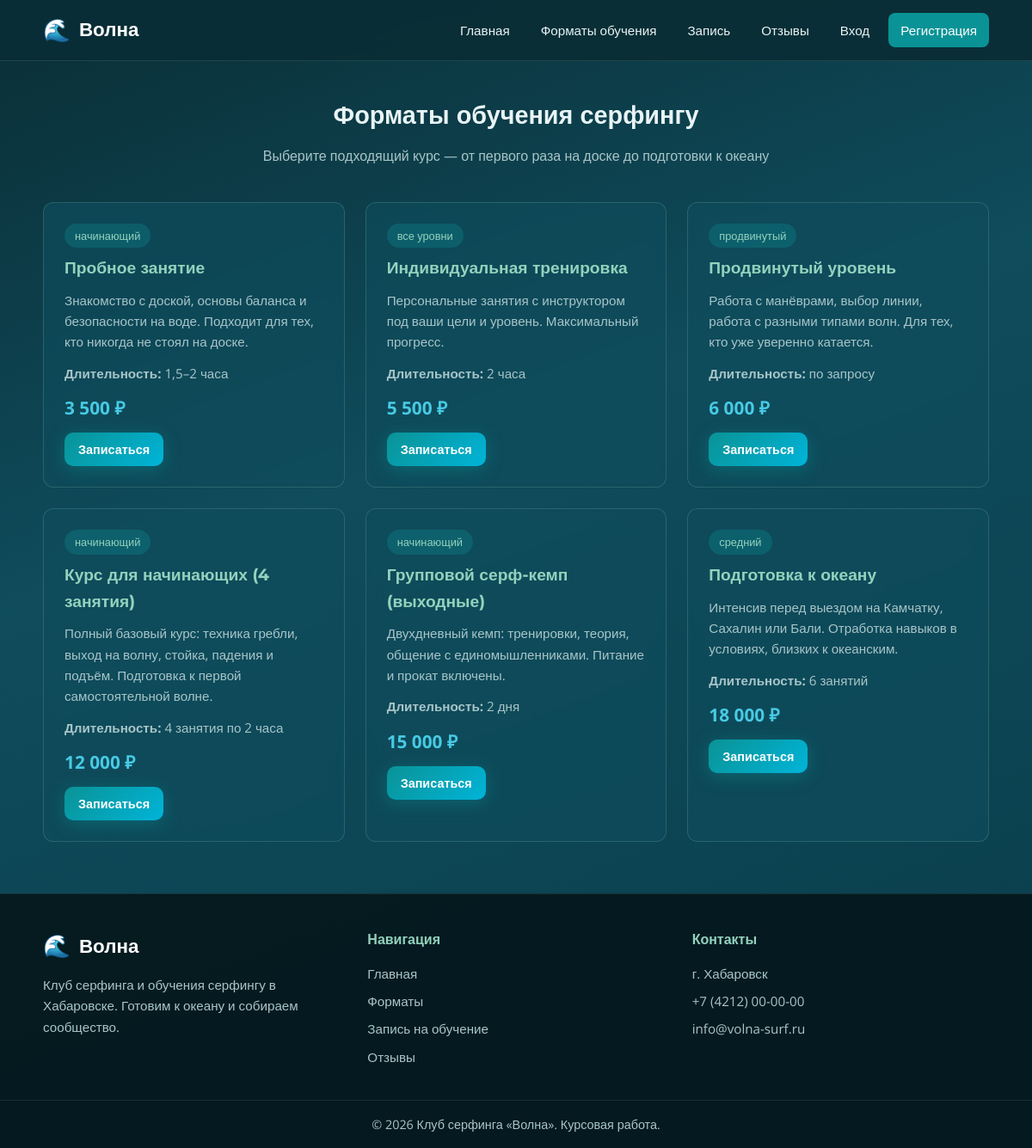
The page /formats.php on the database its author committed.
### tables this page shows
CREATE TABLE IF NOT EXISTS training_formats (
    id INT AUTO_INCREMENT PRIMARY KEY,
    title VARCHAR(100) NOT NULL,
    description TEXT,
    duration VARCHAR(50),
    price DECIMAL(10,2) NOT NULL DEFAULT 0,
    level ENUM('начинающий', 'средний', 'продвинутый', 'все уровни') DEFAULT 'начинающий',
    is_active TINYINT(1) DEFAULT 1
);

### config.php (called while the page is built, shortened)
<?php
function isLoggedIn() {
    return isset($_SESSION['user_id']);
}
function e($str) {
    return htmlspecialchars($str ?? '', ENT_QUOTES, 'UTF-8');
}
?>

### formats.php (the view, shortened to what this page needs)
<?php
require_once 'config.php';
$pdo = getDB();
$formats = $pdo->query("SELECT * FROM training_formats WHERE is_active = 1 ORDER BY price")->fetchAll();
require_once 'includes/header.php';
?>
<div class="container">
    <h1 class="section-title">Форматы обучения серфингу</h1>
    <p class="section-sub">Выберите подходящий курс — от первого раза на доске до подготовки к океану</p>
    <div class="cards">
        <?php foreach ($formats as $f): ?>
        <div class="card">
            <span class="level"><?= e($f['level']) ?></span>
            <h3><?= e($f['title']) ?></h3>
            <p><?= e($f['description']) ?></p>
            <p><strong>Длительность:</strong> <?= e($f['duration']) ?></p>
            <div class="price"><?= number_format($f['price'], 0, '', ' ') ?> ₽</div>
            <a href="apply.php?format_id=<?= (int)$f['id'] ?>" class="btn btn-primary btn-sm">Записаться</a>
        </div>
        <?php endforeach; ?>
    </div>
</div>
<?php require_once 'includes/footer.php'; ?>

### includes/header.php (shortened to what this page needs)
<!DOCTYPE html>
<html lang="ru">
<head>
    <link rel="stylesheet" href="assets/css/style.css">
</head>
<body>
<header class="header">
    <div class="container header-inner">
        <a href="index.php" class="logo">
            <span class="logo-icon">🌊</span>
            <span class="logo-text">Волна</span>
        </a>
        <nav class="nav" id="mainNav">
            <a href="index.php" class="nav-link">Главная</a>
            <a href="formats.php" class="nav-link">Форматы обучения</a>
            <a href="apply.php" class="nav-link">Запись</a>
            <a href="reviews.php" class="nav-link">Отзывы</a>
            <?php if (isLoggedIn()): ?>
                <a href="cabinet.php" class="nav-link">Личный кабинет</a>
                <?php if (isAdmin()): ?>
                    <a href="admin.php" class="nav-link admin-link">Админ</a>
                <?php endif; ?>
                <a href="logout.php" class="nav-link btn-outline">Выход</a>
            <?php else: ?>
                <a href="login.php" class="nav-link">Вход</a>
                <a href="register.php" class="nav-link btn-primary-nav">Регистрация</a>
            <?php endif; ?>
        </nav>
    </div>
</header>
<main class="main">

### includes/footer.php (shortened to what this page needs)
</main>
<footer class="footer">
    <div class="container footer-inner">
        <div class="footer-col">
            <div class="logo footer-logo">
                <span class="logo-icon">🌊</span>
                <span class="logo-text">Волна</span>
            </div>
            <p>Клуб серфинга и обучения серфингу в Хабаровске. Готовим к океану и собираем сообщество.</p>
        </div>
        <div class="footer-col">
            <h4>Навигация</h4>
            <a href="index.php">Главная</a>
            <a href="formats.php">Форматы</a>
            <a href="apply.php">Запись на обучение</a>
            <a href="reviews.php">Отзывы</a>
        </div>
        <div class="footer-col">
            <h4>Контакты</h4>
            <p>г. Хабаровск</p>
            <p>+7 (4212) 00-00-00</p>
            <p>info@volna-surf.ru</p>
        </div>
    </div>
    <div class="footer-bottom">
        <div class="container">© <?= date('Y') ?> Клуб серфинга «Волна». Курсовая работа.</div>
    </div>
</footer>
</body>
</html>

### assets/css/style.css (style rules this page uses)
:root { --bg-dark: #0a2e36; --bg-card: #0f4c5c; --primary: #0a9396; --primary-light: #94d2bd; --accent: #00b4d8; --accent-soft: #48cae4; --text: #e8f4f5; --text-muted: #a8c5c8; --white: #ffffff; --success: #2d6a4f; --danger: #c1121f; --warning: #e9c46a; --radius: 12px; --shadow: 0 8px 32px rgba(0, 0, 0, 0.25); --transition: 0.25s ease; }
* { margin: 0; padding: 0; box-sizing: border-box; }
body { font-family: 'Open Sans', sans-serif; background: linear-gradient(160deg, #0a2e36 0%, #0f4c5c 40%, #0a3d4a 100%); color: var(--text); min-height: 100vh; line-height: 1.6; }
h1, h2, h3, h4, .logo-text { font-family: 'Montserrat', sans-serif; }
a { color: var(--accent-soft); text-decoration: none; transition: color var(--transition); }
.container { width: 100%; max-width: 1140px; margin: 0 auto; padding: 0 20px; }
.header { background: rgba(10, 46, 54, 0.95); backdrop-filter: blur(10px); position: sticky; top: 0; z-index: 100; border-bottom: 1px solid rgba(148, 210, 189, 0.15); }
.header-inner { display: flex; align-items: center; justify-content: space-between; height: 70px; }
.logo { display: flex; align-items: center; gap: 10px; color: var(--white); font-weight: 700; font-size: 1.4rem; }
.logo-icon { font-size: 1.6rem; }
.nav { display: flex; align-items: center; gap: 8px; flex-wrap: wrap; }
.nav-link { color: var(--text); padding: 8px 14px; border-radius: 8px; font-size: 0.95rem; font-weight: 500; }
.nav-link.btn-primary-nav { background: var(--primary); color: var(--white); }
.main { min-height: calc(100vh - 70px - 220px); padding: 40px 0 60px; }
.btn { display: inline-flex; align-items: center; justify-content: center; gap: 8px; padding: 12px 28px; border-radius: 10px; font-weight: 600; font-size: 1rem; border: none; cursor: pointer; transition: all var(--transition); font-family: inherit; }
.btn-primary { background: linear-gradient(135deg, var(--primary), var(--accent)); color: var(--white); box-shadow: 0 4px 20px rgba(10, 147, 150, 0.4); }
.btn-sm { padding: 8px 16px; font-size: 0.9rem; }
.section-title { text-align: center; font-size: 1.8rem; margin-bottom: 12px; }
.section-sub { text-align: center; color: var(--text-muted); margin-bottom: 40px; }
.cards { display: grid; grid-template-columns: repeat(auto-fill, minmax(280px, 1fr)); gap: 24px; }
.card { background: rgba(15, 76, 92, 0.7); border: 1px solid rgba(148, 210, 189, 0.2); border-radius: var(--radius); padding: 24px; transition: transform var(--transition), box-shadow var(--transition); backdrop-filter: blur(8px); }
.card h3 { color: var(--primary-light); margin-bottom: 10px; font-size: 1.2rem; }
.card p { color: var(--text-muted); font-size: 0.95rem; margin-bottom: 12px; }
.card .price { font-size: 1.3rem; font-weight: 700; color: var(--accent-soft); margin: 12px 0; }
.card .level { display: inline-block; padding: 4px 12px; background: rgba(10, 147, 150, 0.3); border-radius: 20px; font-size: 0.8rem; color: var(--primary-light); margin-bottom: 8px; }
.footer { background: rgba(5, 25, 30, 0.95); border-top: 1px solid rgba(148, 210, 189, 0.1); padding-top: 40px; }
.footer-inner { display: grid; grid-template-columns: repeat(auto-fit, minmax(200px, 1fr)); gap: 32px; padding-bottom: 30px; }
.footer-col h4 { color: var(--primary-light); margin-bottom: 14px; }
.footer-col a, .footer-col p { display: block; color: var(--text-muted); margin-bottom: 8px; font-size: 0.95rem; }
.footer-logo { margin-bottom: 12px; }
.footer-bottom { border-top: 1px solid rgba(148, 210, 189, 0.1); padding: 16px 0; text-align: center; color: var(--text-muted); font-size: 0.9rem; }
.card, .review-item, .form-card { animation: fadeIn 0.4s ease; }

### rows shown on the page
training_formats: level "начинающий", title "Пробное занятие", description "Знакомство с доской, основы баланса и безопасности на воде. Подходит для тех, кто никогда не стоял на доске.", duration "1,5–2 часа", price "3 500"
training_formats: level "все уровни", title "Индивидуальная тренировка", description "Персональные занятия с инструктором под ваши цели и уровень. Максимальный прогресс.", duration "2 часа", price "5 500"
training_formats: level "продвинутый", title "Продвинутый уровень", description "Работа с манёврами, выбор линии, работа с разными типами волн. Для тех, кто уже уверенно катается.", duration "по запросу", price "6 000"
training_formats: level "начинающий", title "Курс для начинающих (4 занятия)", description "Полный базовый курс: техника гребли, выход на волну, стойка, падения и подъём. Подготовка к первой самостоятельной волне.", duration "4 занятия по 2 часа", price "12 000"
training_formats: level "начинающий", title "Групповой серф-кемп (выходные)", description "Двухдневный кемп: тренировки, теория, общение с единомышленниками. Питание и прокат включены.", duration "2 дня", price "15 000"
training_formats: level "средний", title "Подготовка к океану", description "Интенсив перед выездом на Камчатку, Сахалин или Бали. Отработка навыков в условиях, близких к океанским.", duration "6 занятий", price "18 000"
